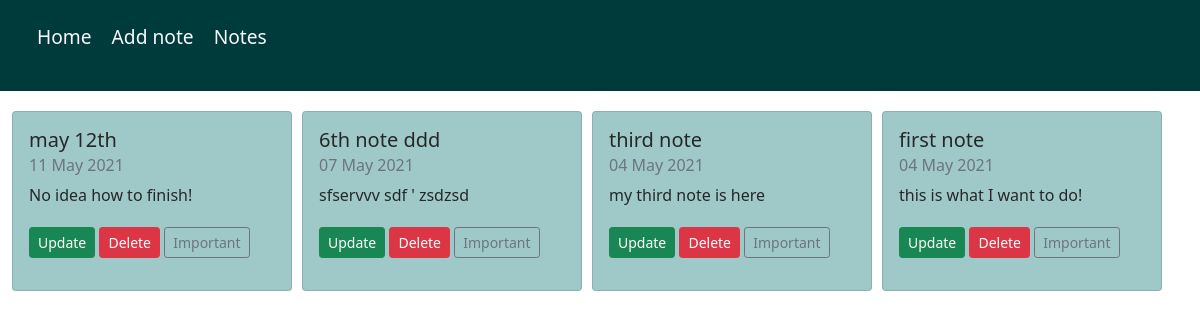
Before: /notes/ with the older database file.
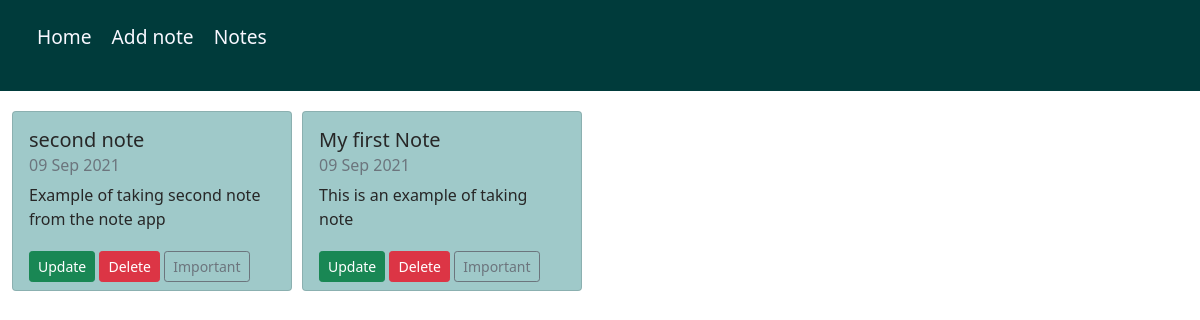
After: the same page with the newer database file.
### notes/models.py (models this page shows, shortened)
class Notes(models.Model):
    note_title = models.CharField(max_length=30)
    note_content = models.TextField()
    date_created = models.DateTimeField(auto_now=True)
    class Meta:
        verbose_name_plural = 'Notes'

### notes/views.py (the view)
# urls.py: path('',include('notes.urls')),
def notes(request):
    context= {
        'notes' : Notes.objects.all().order_by('-date_created')
    }
    return render(request, 'notes/notes.html', context)

### notes/templates/notes/notes.html
{% extends 'notes/layout.html' %}
{% block content %}
    {% for note in notes %}
        <div class="card box ">
            <div class="card-body">
                <h5 class="card-title">{{ note.note_title }}</h5>
                <h6 class="card-subtitle mb-2 text-muted">{{ note.date_created|date:"d M Y"}}</h6>
                <p class="card-text ml-1">{{ note.note_content}}</p>
                <a href="{% url 'notes-update' note.pk %}" class="btn btn-success btn-sm mt-1 mb-1">Update</a>
                <a href="{% url 'notes-delete' note.pk %}" class="btn btn-danger btn-sm mt-1 mb-1">Delete</a>
                <button class="btn btn-outline-secondary btn-sm mt-1 mb-1 important">Important</button>
            </div>
        </div>
    {% endfor %}
{% endblock %}

### notes/templates/notes/layout.html (shortened to what this page needs)
{% load static %}
<!DOCTYPE html>
<html lang="en">
<head>
<link href="https://cdn.jsdelivr.net/npm/bootstrap@5.0.0/dist/css/bootstrap.min.css" rel="stylesheet">
    <link rel="stylesheet" href="{% static 'notes/main.css' %}">
</head>
<body>
    <header>
        <nav>
            <ul class="navbar">
                <li><a href="{% url 'notes-home' %}">Home</a></li>
                <li><a href="{% url 'notes-add' %}">Add note</a></li>
                <li><a href="{% url 'notes-content' %}">Notes</a></li>
            </ul>
        </nav>
    </header>
<div class="container" style="border: none;">
     {% block content %} {% endblock %}
</div>
</body>
</html>

### notes/static/notes/main.css (style rules this page uses)
body { margin: auto; box-sizing: border-box; background: rgb(255, 255, 255); display: flex; flex-direction: column; }
li { list-style-type: none; }
.container { max-width: 1200px; height: auto; margin-top: 20px; color : rgb(39, 39, 39); display: flex; flex-wrap: wrap; }
.box { position: relative; width: 280px; height: 180px; margin-bottom: 20px; margin-right: 10px; background-color: rgba(149, 196, 196, 0.904); }
header { background-color: rgb(0, 59, 59); padding: 5px; max-width: 100%; display: flex; }
nav ul li { list-style-type: none; padding: 10px 0; margin-right: 20px; align-items: center; }
nav ul li a { color: ghostwhite; font-size: 1.2em; text-decoration: none; }

Changed rows visible on the page:
removed Notes: note_title "may 12th", date_created "11 May 2021", note_content "No idea how to finish!"
removed Notes: note_title "6th note ddd", date_created "07 May 2021", note_content "sfservvv sdf ' zsdzsd"
removed Notes: note_title "third note", date_created "04 May 2021", note_content "my third note is here"
removed Notes: note_title "first note", date_created "04 May 2021", note_content "this is what I want to do!"
added Notes: note_title "second note", date_created "09 Sep 2021", note_content "Example of taking second note from the note app"
added Notes: note_title "My first Note", date_created "09 Sep 2021", note_content "This is an example of taking note"
